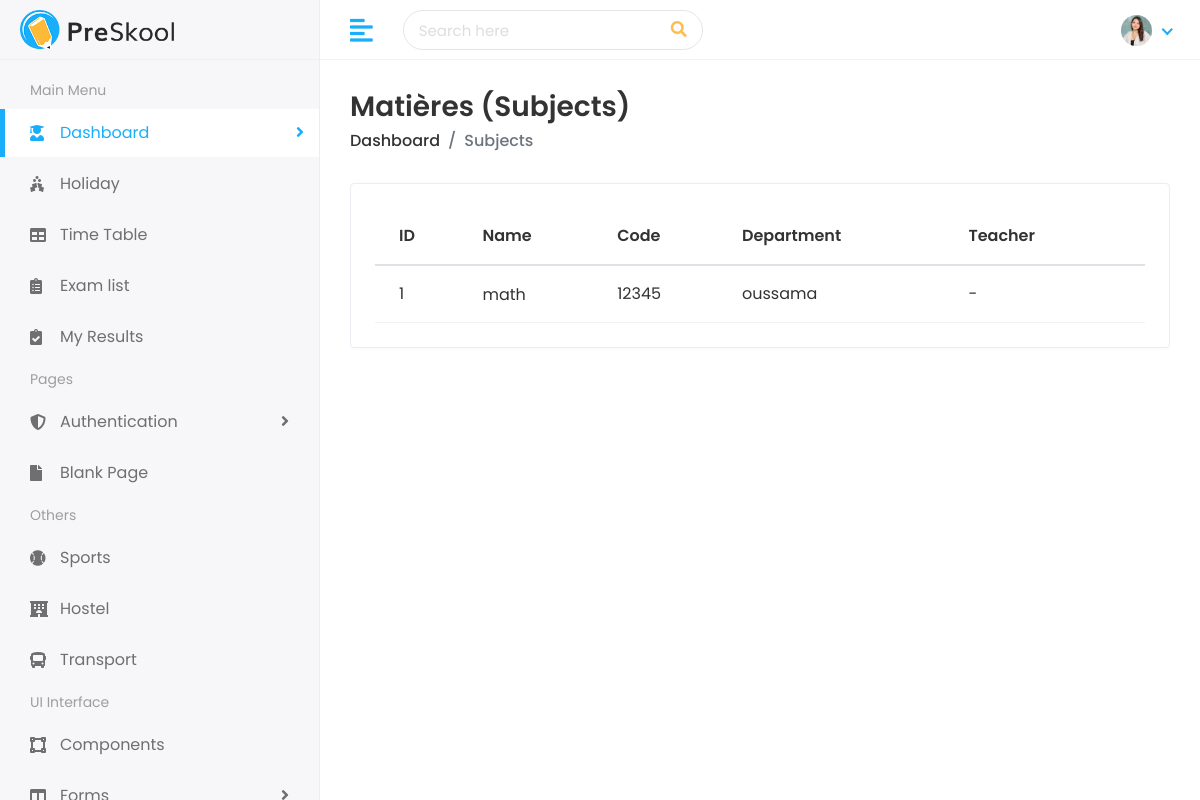
The app's page /subjects/ (signed in), older data.
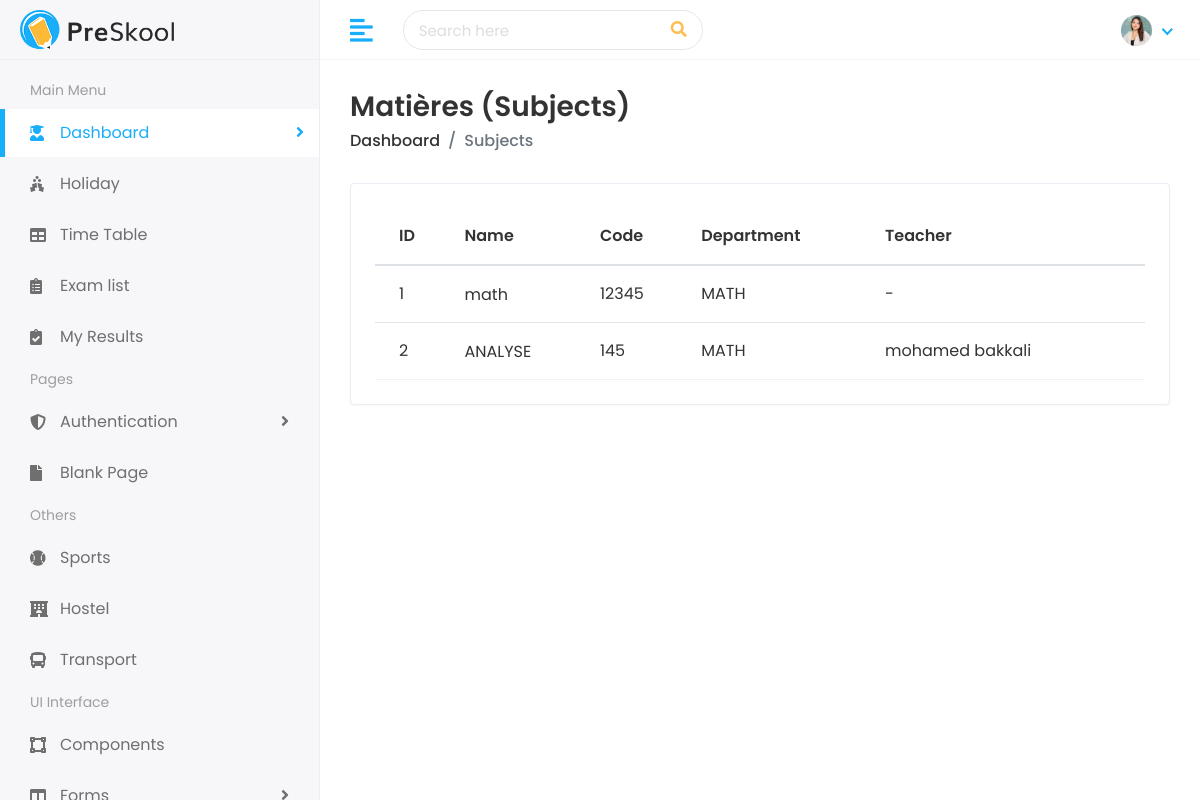
The same page, newer data.
### faculty/models.py (models this page shows, shortened)
class Subject(models.Model):
    name = models.CharField(max_length=150)
    code = models.CharField(max_length=50, unique=True)
    department = models.ForeignKey(Department, on_delete=models.CASCADE, related_name='subjects')
    teacher = models.ForeignKey(Teacher, on_delete=models.SET_NULL, null=True, blank=True, related_name='subjects')

class Department(models.Model):
    name = models.CharField(max_length=150)
    head_of_department = models.ForeignKey(Teacher, on_delete=models.SET_NULL, null=True, blank=True, related_name='headed_departments')
    description = models.TextField(blank=True)
    created_at = models.DateTimeField(auto_now_add=True)

### teacher/models.py (models this page shows, shortened)
class Teacher(models.Model) :
  first_name = models.CharField(max_length=100)
  last_name = models.CharField(max_length=100)
  teacher_id = models.CharField(max_length=20 , unique=True)
  gender = models.CharField(max_length=10 , choices=[('Male' , 'Male'), ('Female' , 'Female')])
  date_of_birth = models.DateField()
  joining_date = models.DateField()
  mobile_number = models.CharField(max_length=15)
  teacher_image = models.ImageField(upload_to='teachers/' , blank=True)

### faculty/views.py (the view)
# urls.py: path('subjects/', views.SubjectListView.as_view(), name='subject-list'),
class SubjectListView(LoginRequiredMixin, ListView):
    model = Subject
    template_name = 'faculty/subject_list.html'
    context_object_name = 'subject_list'

### faculty/templates/faculty/subject_list.html (shortened to what this page needs)
{% extends 'Home/base.html' %}
{% load static %}
{% block body %}
<div class="page-wrapper">
    <div class="content container-fluid">
        <div class="page-header">
            <div class="row align-items-center">
                <div class="col">
                    <h3 class="page-title">Matières (Subjects)</h3>
                    <ul class="breadcrumb">
                        <li class="breadcrumb-item"><a href="{% url 'admin_dashboard' %}">Dashboard</a></li>
                        <li class="breadcrumb-item active">Subjects</li>
                    </ul>
                </div>
            </div>
        </div>
        <div class="row">
            <div class="col-sm-12">
                <div class="card card-table">
                    <div class="card-body">
                        <div class="table-responsive">
                            <table class="table table-hover table-center mb-0 datatable">
                                <thead>
                                    <tr>
                                        <th>ID</th>
                                        <th>Name</th>
                                        <th>Code</th>
                                        <th>Department</th>
                                        <th>Teacher</th>
                                    </tr>
                                </thead>
                                <tbody>
                                    {% for item in subject_list %}
                                    <tr>
                                        <td>{{ item.id }}</td>
                                        <td>
                                            <h2><a>{{ item.name }}</a></h2>
                                        </td>
                                        <td>{{ item.code }}</td>
                                        <td>{{ item.department.name|default:"-" }}</td>
                                        <td>{{ item.teacher.first_name|default:"-" }} {{ item.teacher.last_name|default:"" }}</td>
                                    </tr>
                                    {% empty %}
                                    <tr>
                                        <td colspan="6" class="text-center">No Subjects Found</td>
                                    </tr>
                                    {% endfor %}
                                </tbody>
                            </table>
                        </div>
                    </div>
                </div>
            </div>
        </div>
    </div>
</div>
{% endblock %}

Row changes from the older to the newer data that the page shows:
changed through a linked row, Subject "math": department.name "oussama" → "MATH"
added Subject: id "2", name "ANALYSE", code "145", department.name "MATH", teacher.first_name "mohamed", teacher.last_name "bakkali"
